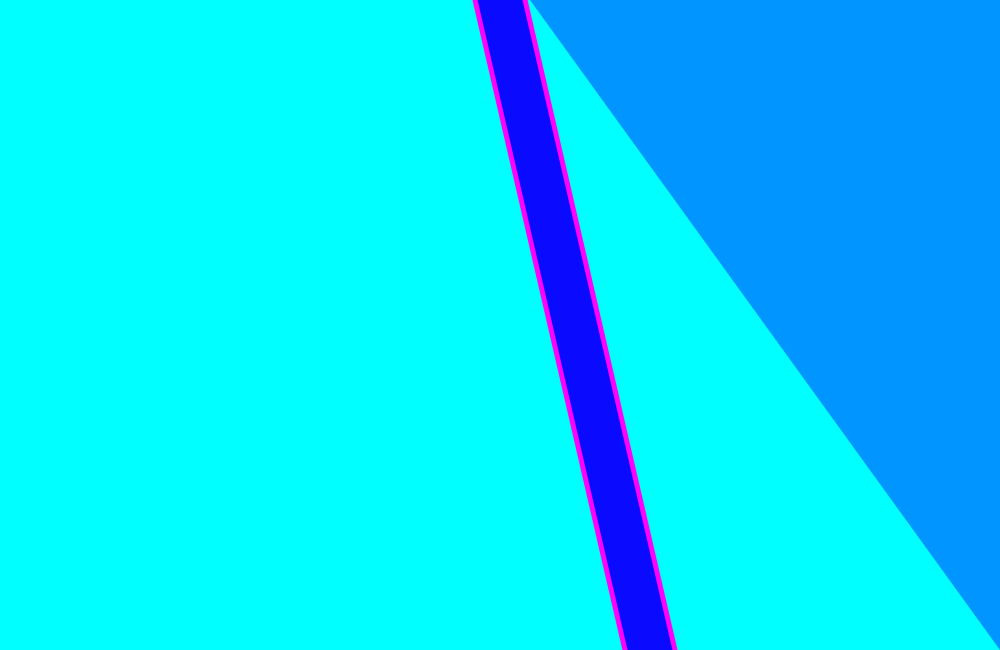
Frame 1 (no input)
Frame 60 (no input): identical to frame 1, image omitted
Frame 120 (the mouse pressed at the canvas centre since frame 60): identical to frame 1, image omitted

The p5.js sketch that drew this single still picture (run headless with seeded random() and noise() and a simulated clock; from frame 60 on, the mouse is pressed at the canvas centre):

// p5.js sketch
// ── sketch.js
// OneShot (Final Project)
// Bishal
// Date







function setup() {
  createCanvas(1000, 650);
}

function draw() {
  background(0,255,255);
  stroke(10,10,255);
  strokeWeight(50);
  line(width/2, 0, width/2 + 150, height);
  stroke(255, 0, 255);
  strokeWeight(5);
  line(width/2 - 25, 0, width/2 + 125, height);
  line(width/2 + 25, 0, width/2 + 175, height);
  fill(0,149,255);
  noStroke();
  triangle(width/2 + 30, 0, width, 0, width, height);
}
